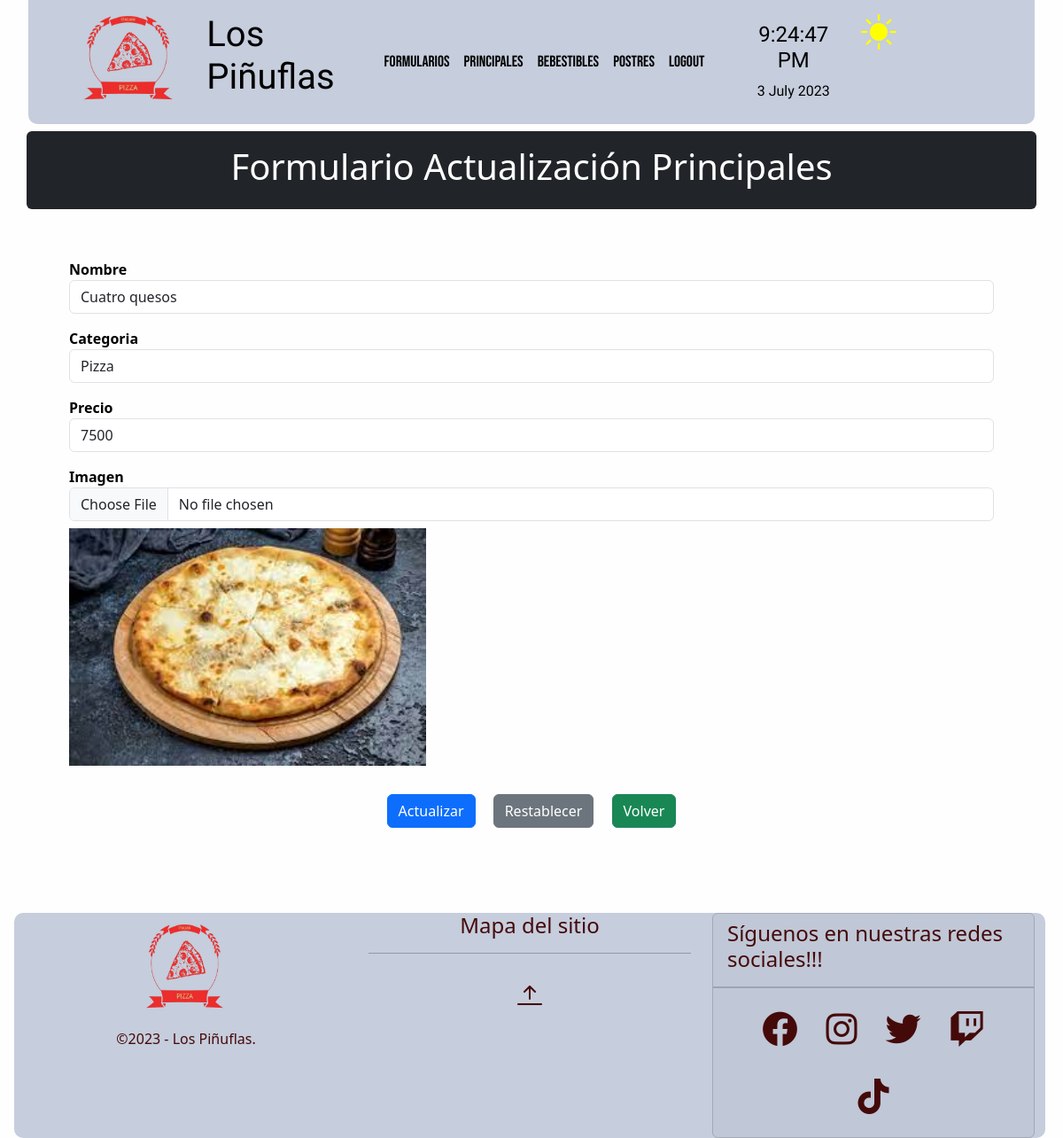
Page /crud/principales/edit/13 on the committed database.
### crud/models.py (models this page shows, shortened)
class Principal(models.Model):
    nombre=models.CharField(max_length=20)
    categoria=models.CharField(max_length=20)
    precio=models.IntegerField()
    image = models.ImageField(verbose_name='Imagen',upload_to='media/principal',null=True,blank=True)
    class Meta:
        verbose_name = 'principal'
        verbose_name_plural = 'principales'
        ordering = ['categoria','nombre']

### crud/views.py (the view, shortened to what this page needs)
# urls.py: path('principales/edit/<str:principal_id>', principal_update, name="principal-edit"),
def principal_update(request,principal_id):
    try:
        principal = Principal.objects.get(id = principal_id)
        form = PrincipalForm(instance=principal)
        context = {'form':form}
        return render(request,'crud/principal-edit.html',context)
    except:
        return redirect(reverse('principales') + '?NO_EXISTS')

### crud/forms.py
class PrincipalForm(ModelForm):
    class Meta:
        model = Principal
        fields = [
            'nombre',
            'categoria',
            'precio',
            'image'
        ]
        labels = {
            'nombre' : 'Nombre',
            'categoria': 'Categoria',
            'precio': 'Precio',
            'image':'Imagen'
        }
        widgets = {
            'nombre':forms.TextInput(attrs={'class':'form-control'}),
            'categoria':forms.TextInput(attrs={'class':'form-control'}),
            'precio':forms.TextInput(attrs={'class':'form-control'}),
            'image':forms.FileInput(attrs={'class':'form-control'})
        }

### crud/templates/crud/principal-edit.html (shortened to what this page needs)
{% extends 'crud/base.html' %}
{% load static %}
{% block content %}
<div class="container my-2 py-3 bg-dark text-white text-center rounded">
    <h1>Formulario Actualización Principales</h1>
</div>
<div class="container my-2 p-5">
    <form action="" method="post" enctype="multipart/form-data">
        <div class="form-group mb-3">
            <label for="nombre" class="fw-bold">Nombre</label>
            <div class="input-group">
                {{form.nombre}}
            </div>
        </div>
        <div class="form-group mb-3">
            <label for="categoria" class="fw-bold">Categoria</label>
            <div class="input-group">
                {{form.categoria}}
            </div>
        </div>
        <div class="form-group mb-3">
            <label for="precio" class="fw-bold">Precio</label>
            <div class="input-group">
                {{form.precio}}
            </div>
        </div>
        <div class="form-group mb-3">
            <label for="image" class="fw-bold">Imagen</label>
            <div class="input-group">
                {{form.image}}
            </div>
            {% if form.instance.image %}
                <div class="row my-2">
                    <img class="img-update" src="{{form.instance.image.url}}" alt="{{form.instance.title}}">
                </div>
            {% endif %}
        </div>
        <div class="text-center my-4">
            <input type="submit" class="btn btn-primary m-2" id="actualizar" value="Actualizar">
            <input type="reset" class="btn btn-secondary m-2" id="limpiar" value="Restablecer">
            <a class="btn btn-success m-2" href="{% url 'principales' %}">Volver</a>
        </div>
    </form>
</div>
{% endblock %}

### core/static/core/css/colors.css (style rules this page uses)
:root,[new-data-bs-theme="light"] { --clr-light:#FFF9DE; --crl-dark:#67d4f5; --clr-primary:#5350ff; --clr-secondary:#FFD3B0; --clr-accent:#f54141; --clr-accent2:#440a0a; --bg-top-bottom:#c6cddc; --bg-middle:#fefefe; --text-top: black; --text-middle: black; --text-bottom:black; --fg: var(--clr-light); --bg: var(--crl-dark); }
body { background-color: #2C3333; }
.colors-middle { background: var(--bg-middle); color: var(--text-middle); transition: background-color 1.2s ease-in-out; }

### crud/static/crud/css/imagenes.css (style rules this page uses)
.img-update { height: 40%; width: 40%; }

### rows in the picture
Principal: nombre "Cuatro quesos", categoria "Pizza", precio "7500", instance.image (picture)
